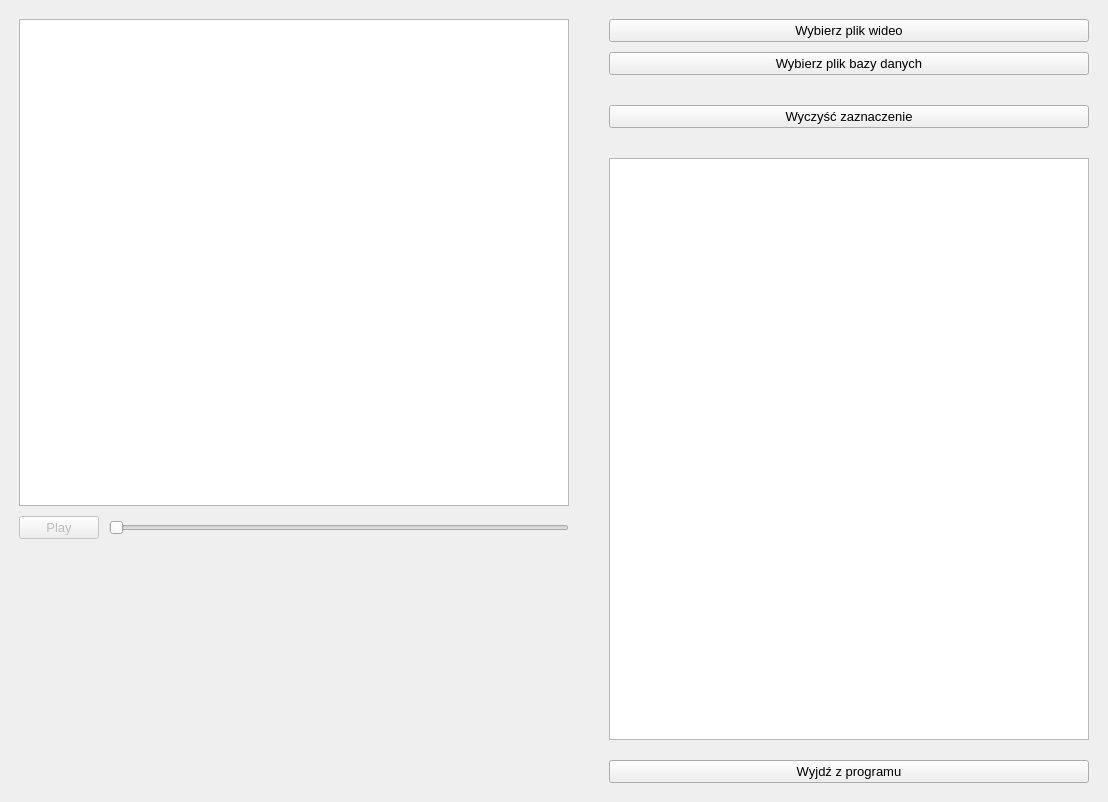
<?xml version="1.0" encoding="UTF-8"?>
<ui version="4.0">
 <class>mainWindow</class>
 <widget class="QMainWindow" name="mainWindow">
  <property name="geometry">
   <rect>
    <x>0</x>
    <y>0</y>
    <width>1108</width>
    <height>802</height>
   </rect>
  </property>
  <property name="font">
   <font>
    <pointsize>10</pointsize>
   </font>
  </property>
  <property name="windowTitle">
   <string>Oprogramowanie wspomagające diagnozę objawu Raynauda</string>
  </property>
  <widget class="QWidget" name="centralwidget">
   <layout class="QHBoxLayout" name="mainLayout" stretch="2,0">
    <property name="spacing">
     <number>10</number>
    </property>
    <item>
     <layout class="QVBoxLayout" name="leftVertLayout" stretch="2,0,1">
      <property name="spacing">
       <number>10</number>
      </property>
      <property name="leftMargin">
       <number>10</number>
      </property>
      <property name="topMargin">
       <number>10</number>
      </property>
      <property name="rightMargin">
       <number>20</number>
      </property>
      <property name="bottomMargin">
       <number>10</number>
      </property>
      <item>
       <widget class="VideoView" name="graphicsView"/>
      </item>
      <item>
       <layout class="QHBoxLayout" name="videoControlsLayout">
        <item>
         <widget class="QPushButton" name="playButton">
          <property name="enabled">
           <bool>false</bool>
          </property>
          <property name="font">
           <font>
            <pointsize>10</pointsize>
           </font>
          </property>
          <property name="text">
           <string>Play</string>
          </property>
         </widget>
        </item>
        <item>
         <widget class="QSlider" name="mediaDurationSlider">
          <property name="enabled">
           <bool>false</bool>
          </property>
          <property name="orientation">
           <enum>Qt::Horizontal</enum>
          </property>
         </widget>
        </item>
       </layout>
      </item>
      <item>
       <layout class="QHBoxLayout" name="graphLayout"/>
      </item>
     </layout>
    </item>
    <item>
     <layout class="QVBoxLayout" name="rightVertLayout">
      <property name="spacing">
       <number>10</number>
      </property>
      <property name="sizeConstraint">
       <enum>QLayout::SetMinAndMaxSize</enum>
      </property>
      <property name="leftMargin">
       <number>10</number>
      </property>
      <property name="topMargin">
       <number>10</number>
      </property>
      <property name="rightMargin">
       <number>10</number>
      </property>
      <property name="bottomMargin">
       <number>10</number>
      </property>
      <item>
       <widget class="QPushButton" name="pickDirectory">
        <property name="sizePolicy">
         <sizepolicy hsizetype="Minimum" vsizetype="Fixed">
          <horstretch>0</horstretch>
          <verstretch>0</verstretch>
         </sizepolicy>
        </property>
        <property name="sizeIncrement">
         <size>
          <width>0</width>
          <height>0</height>
         </size>
        </property>
        <property name="font">
         <font>
          <pointsize>10</pointsize>
         </font>
        </property>
        <property name="text">
         <string>Wybierz plik wideo</string>
        </property>
       </widget>
      </item>
      <item>
       <widget class="QPushButton" name="showDataBase">
        <property name="font">
         <font>
          <pointsize>10</pointsize>
         </font>
        </property>
        <property name="text">
         <string>Wybierz plik bazy danych</string>
        </property>
        <property name="checkable">
         <bool>false</bool>
        </property>
        <property name="checked">
         <bool>false</bool>
        </property>
       </widget>
      </item>
      <item>
       <spacer name="verticalSpacer_3">
        <property name="orientation">
         <enum>Qt::Vertical</enum>
        </property>
        <property name="sizeType">
         <enum>QSizePolicy::Preferred</enum>
        </property>
        <property name="sizeHint" stdset="0">
         <size>
          <width>20</width>
          <height>20</height>
         </size>
        </property>
       </spacer>
      </item>
      <item>
       <widget class="QPushButton" name="clearScene">
        <property name="font">
         <font>
          <pointsize>10</pointsize>
         </font>
        </property>
        <property name="text">
         <string>Wyczyść zaznaczenie</string>
        </property>
        <property name="checkable">
         <bool>false</bool>
        </property>
        <property name="checked">
         <bool>false</bool>
        </property>
       </widget>
      </item>
      <item>
       <spacer name="verticalSpacer_2">
        <property name="orientation">
         <enum>Qt::Vertical</enum>
        </property>
        <property name="sizeType">
         <enum>QSizePolicy::Maximum</enum>
        </property>
        <property name="sizeHint" stdset="0">
         <size>
          <width>20</width>
          <height>20</height>
         </size>
        </property>
       </spacer>
      </item>
      <item>
       <widget class="QTextEdit" name="userData">
        <property name="enabled">
         <bool>true</bool>
        </property>
        <property name="minimumSize">
         <size>
          <width>480</width>
          <height>0</height>
         </size>
        </property>
        <property name="lineWrapMode">
         <enum>QTextEdit::NoWrap</enum>
        </property>
        <property name="readOnly">
         <bool>true</bool>
        </property>
       </widget>
      </item>
      <item>
       <spacer name="verticalSpacer_4">
        <property name="orientation">
         <enum>Qt::Vertical</enum>
        </property>
        <property name="sizeType">
         <enum>QSizePolicy::Preferred</enum>
        </property>
        <property name="sizeHint" stdset="0">
         <size>
          <width>20</width>
          <height>10</height>
         </size>
        </property>
       </spacer>
      </item>
      <item>
       <widget class="QPushButton" name="exitApplication">
        <property name="font">
         <font>
          <pointsize>10</pointsize>
         </font>
        </property>
        <property name="text">
         <string>Wyjdź z programu</string>
        </property>
        <property name="shortcut">
         <string>Esc</string>
        </property>
       </widget>
      </item>
     </layout>
    </item>
   </layout>
  </widget>
 </widget>
 <customwidgets>
  <customwidget>
   <class>VideoView</class>
   <extends>QGraphicsView</extends>
   <header>videoview</header>
  </customwidget>
 </customwidgets>
 <resources/>
 <connections/>
</ui>
